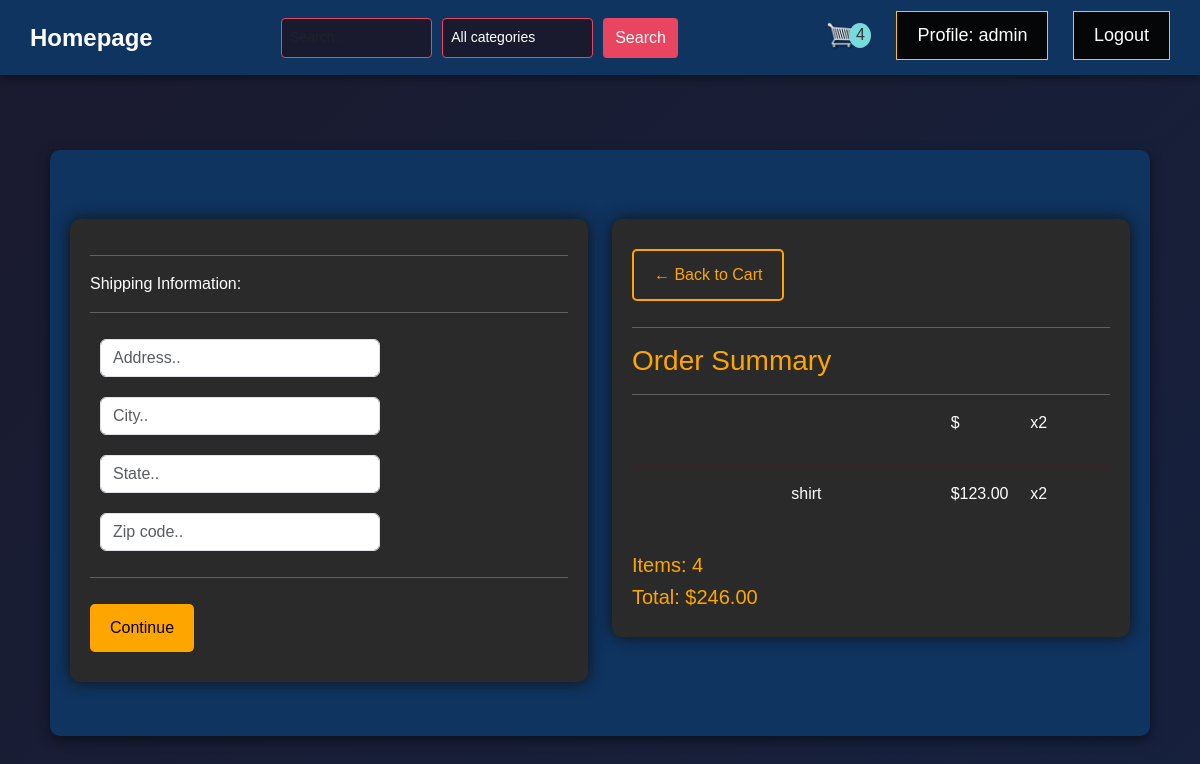
Page /checkout/ (signed in) on the committed database.
### store/models.py (models this page shows, shortened)
class OrderItem(models.Model):
	product = models.ForeignKey(Product, on_delete=models.SET_NULL, null=True, default=None)
	order = models.ForeignKey(Order, on_delete=models.SET_NULL, null=True)
	quantity = models.IntegerField(default=0, null=True, blank=True)
	date_added = models.DateTimeField(auto_now_add=True)
	@property
	def get_total(self):
		if self.product is not None:
			total = self.product.price * self.quantity
			return total
		else:
			return 0

class Product(models.Model):
	name = models.CharField(max_length=200)
	price = models.DecimalField(max_digits=10, decimal_places=2)
	image = models.ImageField(upload_to='products/')
	digital = models.BooleanField(default=False)
	category = models.ForeignKey(Category, on_delete=models.CASCADE)
	user = models.ForeignKey(User, on_delete=models.SET_NULL, null=True, related_name='products')
	description = models.CharField(max_length=2000, null=True, default="")

class Order(models.Model):
	customer = models.ForeignKey(Customer, on_delete=models.SET_NULL, null=True, blank=True)
	date_ordered = models.DateTimeField(auto_now_add=True)
	complete = models.BooleanField(default=False)
	transaction_id = models.CharField(max_length=100, null=True)
	digital = models.BooleanField(default=False)
	shipping = models.BooleanField(default=False)
	name = models.CharField(max_length=200, null=True)
	@property
	def shipping(self):
		shipping = False
		orderitems = self.orderitem_set.all()
		for i in orderitems:
			if i.product is not None and not i.product.digital:
				shipping = True
		return shipping
	@property
	def get_cart_total(self):
		orderitems = self.orderitem_set.all()
		total = sum([item.get_total for item in orderitems])
		return total
	@property
	def get_cart_items(self):
		orderitems = self.orderitem_set.all()
		total = sum([item.quantity for item in orderitems])
		return total

### store/views.py (the view)
# urls.py: path('checkout/', views.checkout, name="checkout"),
@login_required
def checkout(request):
    data = cartData(request)
    cartItems = data['cartItems']
    order = data['order']
    items = data['items']
    context = {'items': items, 'order': order, 'cartItems': cartItems}
    return render(request, 'store/checkout.html', context)

### store/utils.py (called while the page is built)
def cartData(request):
    cartItems = 0
    order = {'get_cart_total': 0, 'get_cart_items': 0}
    items = []
    try:
        if request.user.is_authenticated:
            customer = request.user.customer
            order = Order.objects.get(customer=customer, complete=False)
            items = order.orderitem_set.all()
            cartItems = order.get_cart_items
        else:
            cart = json.loads(request.COOKIES.get('cart', '{}'))
            for i in cart:
                cartItems += cart[i]['quantity']
    except Exception as e:
        print(f"Error in cartData: {e}")
    return {'cartItems': cartItems, 'order': order, 'items': items}

### store/templates/store/checkout.html (shortened to what this page needs)
{% extends 'store/boang.html' %}
{% load static %}
{% block content %}
<div class="row">
    <div class="col-lg-6">
        <div class="box-element" id="form-wrapper">
            <form id="form">
                <div id="shipping-info">
                    <hr>
                    <p>Shipping Information:</p>
                    <hr>
                    <div class="form-field">
                        <input class="form-control" type="text" name="address" placeholder="Address..">
                    </div>
                    <div class="form-field">
                        <input class="form-control" type="text" name="city" placeholder="City..">
                    </div>
                    <div class="form-field">
                        <input class="form-control" type="text" name="state" placeholder="State..">
                    </div>
                    <div class="form-field">
                        <input class="form-control" type="text" name="zipcode" placeholder="Zip code..">
                    </div>
                </div>
                <hr>
                <input id="form-button" class="btn-custom" type="submit" value="Continue">
            </form>
        </div>
        <br>
    </div>
    <div class="col-lg-6">
        <div class="box-element">
            <a class="btn-outline-custom" href="{% url 'store:cart' %}">&#x2190; Back to Cart</a>
            <hr>
            <h3 class="orange-text">Order Summary</h3>
            <hr>
            {% for item in items %}
            <div class="cart-row">
                <div style="flex:2"><img class="row-image" src="{{ item.product.imageURL }}"></div>
                <div style="flex:2">
                    <p>{{ item.product.name }}</p>
                </div>
                <div style="flex:1">
                    <p>${{ item.product.price|floatformat:2 }}</p>
                </div>
                <div style="flex:1">
                    <p>x{{ item.quantity }}</p>
                </div>
            </div>
            {% endfor %}
            <h5 class="orange-text">Items: {{ order.get_cart_items }}</h5>
            <h5 class="orange-text">Total: ${{ order.get_cart_total|floatformat:2 }}</h5>
        </div>
    </div>
</div>
{% endblock content %}

### store/templates/store/boang.html (shortened to what this page needs)
{% load static %}
<!DOCTYPE html>
<html lang="en">
<head>
    <link href="https://cdn.jsdelivr.net/npm/bootstrap@5.3.2/dist/css/bootstrap.min.css" rel="stylesheet"
>
    <link rel="stylesheet" type="text/css" href="{% static 'css/main.css' %}">
</head>
<body>
    <nav class="header">
        <a href="{% url 'store:home' %}" class="logo">Homepage</a>
        <div class="header-right">
            <form method="get" action="{% url 'store:home' %}" class="search_form">
                <input type="text" name="query" placeholder="Search..." class="form-control" value="{{ request.GET.query }}">
                <select name="category" class="form-control" onchange="this.form.submit()">
                    <option value="" {% if not request.GET.category %}selected{% endif %}>All categories</option>
                </select>
                <button type="submit" class="btn btn-outline-success">Search</button>
            </form>
        </div>
        <div class="header-right">
            {% if user.is_authenticated %}
            <a href="{% url 'store:cart' %}">
                <img id="cart-icon" src="{% static 'images/cart.png' %}">
                <p style ="" id="cart-total">{{ cartItems }}</p>
            </a>
            <a href="{% url 'store:profile' %}" class="btn btn-warning">Profile: {{ user.username }}</a>
            <a style = "margin-left: 10px; margin-right: 10px;" href="{% url 'store:logout' %}" class="btn btn-warning">Logout</a>
            {% else %}
                <a href="{% url 'store:signup_view' %}">Sign up</a>
                <a href="{% url 'store:login_view' %}">Login</a>
            {% endif %}
        </div>
    </nav>
     <div class="container">
        <br>
        {% block content %}
        {% endblock content %}
    </div>
</body>
</html>

### static/css/main.css (style rules this page uses)
body { background-color: hsl(0, 0%, 0%); }
h1,h2,h3,h4,h5,h6 { color:hsl(210, 60%, 80%); font-family: Arial, sans-serif; font-weight: 400; }
.box-element { box-shadow:hsl(200, 9%, 7%) 0 0 16px; background-color: #160909; border-radius: 8px; padding: 15px; font-size: 16px; }
#cart-icon { width:30px; display: inline-block; margin-left: 20px; }
#cart-total { display: inline-block; text-align: center; color:#333; background-color: #78dbdb; width: 22px; height: 25px; border-radius: 50%; font-size: 16px; margin-left: -12px; }
.col-lg-4, .col-lg-6, .col-lg-8, .col-lg-12 { margin-top: 15px; }
.btn { border-radius: 0; background-color: #050607; color: #fff; padding: 10px 20px; font-size: 16px; }
.form-field { width:300px; display: inline-block; padding: 10px; font-size: 16px; }
.cart-row { display: flex; align-items: flex-stretch; padding-bottom: 15px; margin-bottom: 15px; border-bottom: 1px solid #3b2323; }

### store/templates/store/boang.html (style rules this page uses)
body { background: linear-gradient(135deg, #1a1a2e, #16213e); font-family: 'Poppins', sans-serif; color: #ffffff; margin: 0; padding-top: 70px; }
.header { display: flex; justify-content: space-between; align-items: center; background: #0f3460; padding: 10px 20px; box-shadow: 0 4px 6px rgba(0, 0, 0, 0.3); position: fixed; width: 100%; top: 0; height: 75px; z-index: 10; }
.header a { color: #ffffff; text-decoration: none; font-size: 18px; margin: 0 10px; transition: color 0.3s ease; }
.header .logo { font-size: 24px; font-weight: bold; }
.header-right form { display: flex; gap: 10px; }
.header-right form input, .header-right form select { padding: 8px; font-size: 14px; border: 1px solid #e94560; border-radius: 4px; background: #1a1a2e; color: #ffffff; }
.header-right form button { padding: 8px 12px; border: none; border-radius: 4px; background: #e94560; color: #ffffff; cursor: pointer; transition: background 0.3s ease; }
.container { max-width: 1100px; margin: 80px auto; padding: 20px; border-radius: 10px; background: #0f3460; box-shadow: 0 4px 12px rgba(0, 0, 0, 0.5); }
.box-element { background: #16213e; padding: 20px; margin-bottom: 15px; border-radius: 8px; transition: transform 0.3s, background 0.3s; }
button { padding: 10px 15px; border: none; border-radius: 5px; background: #e94560; color: #ffffff; font-size: 16px; cursor: pointer; transition: background 0.3s ease, transform 0.3s; }

### store/templates/store/checkout.html (style rules this page uses)
.box-element { background-color: #2a2a2a; border-radius: 10px; padding: 20px; margin: 10px 0; transition: transform 0.3s; }
.btn-custom { background-color: #FFA500; color: #000; border: none; padding: 12px 20px; border-radius: 5px; text-align: center; text-decoration: none; display: inline-block; font-size: 16px; margin: 10px 0; cursor: pointer; transition: background-color 0.3s ease, color 0.3s ease; }
.btn-outline-custom { background-color: transparent; color: #FFA500; border: 2px solid #FFA500; padding: 12px 20px; border-radius: 5px; text-align: center; text-decoration: none; display: inline-block; font-size: 16px; margin: 10px 0; cursor: pointer; transition: background-color 0.3s ease, color 0.3s ease; }
.orange-text { color: #FFA500; }

### rows in the picture
OrderItem: quantity "2"
OrderItem: product.name "shirt", product.price "123.00", quantity "2"
Order: get_cart_items "4", get_cart_total "246.00"

### other values in the picture
{{ cartItems }} "4"
{{ user.username }} "admin"
